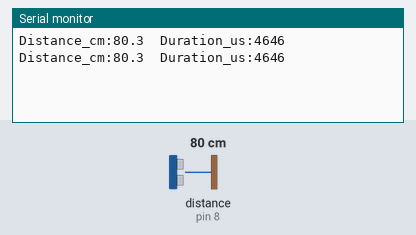
This sketch was run on a simulated Arduino Mega 2560, built with avr-gcc and run on an emulated ATmega2560. Parts: the last lines printed to the serial monitor. Wiring (inferred from the names in the program): ultrasonic range finder: trigger pin 48; echo pin 8. The test bench sets the inputs (shaded band); at power-on: distance to the obstacle (sensor on pin 8) 80 cm. The echo pulse lasts 58.3 µs per cm.

Above: at 1.8 s.
1.9 s: distance to the obstacle (sensor on pin 8) set to 2 cm
At 2.8 s:
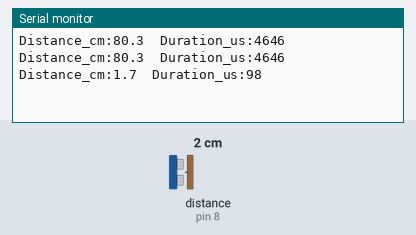
3.4 s: distance to the obstacle (sensor on pin 8) set to 4 cm
At 4.8 s:
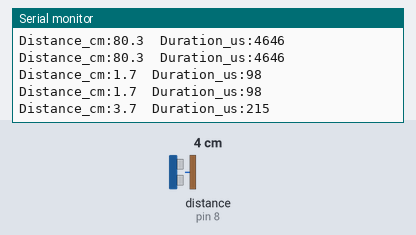
Timing chart, 0 to 6.4 s (numbered marks = the images above; inputs shaded):
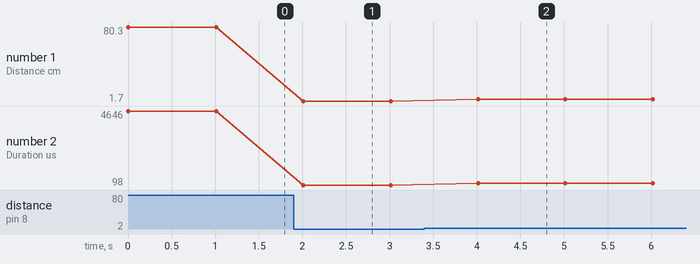

The sketch:

ultrasonic_ranging.ino
```cpp
// Lab 02: distance measurement using an HC-SR04 ultrasonic sensor.
// Temperature is an assumed constant, NOT a reading from a sensor.

const byte TRIG_PIN = 48;
const byte ECHO_PIN = 8;
const float ASSUMED_TEMPERATURE_C = 23.5f;
const unsigned long ECHO_TIMEOUT_US = 30000UL;

void setup() {
  Serial.begin(9600);
  pinMode(TRIG_PIN, OUTPUT);
  pinMode(ECHO_PIN, INPUT);
  digitalWrite(TRIG_PIN, LOW);
}

void loop() {
  digitalWrite(TRIG_PIN, LOW);
  delayMicroseconds(2);
  digitalWrite(TRIG_PIN, HIGH);
  delayMicroseconds(10);
  digitalWrite(TRIG_PIN, LOW);

  const unsigned long durationUs = pulseIn(ECHO_PIN, HIGH, ECHO_TIMEOUT_US);
  if (durationUs == 0) {
    Serial.println(F("No echo (timed out)"));
  } else {
    const float speedOfSoundMetersPerSecond = 331.5f + 0.6f * ASSUMED_TEMPERATURE_C;
    const float distanceCm = durationUs * speedOfSoundMetersPerSecond / 20000.0f;
    Serial.print(F("Distance_cm:"));
    Serial.print(distanceCm, 1);
    Serial.print(F("\tDuration_us:"));
    Serial.println(durationUs);
  }
  delay(1000);
}
```

Measured:
- after the input at 1.9 s, the serial monitor: prints a new line after 0.11 s (image 1)
- after the input at 3.4 s, the serial monitor: prints a new line after 0.62 s (image 2)
- plotted number 1: 80.3 → 1.7 after the input at 1.9 s, 1.7 → 3.7 after the input at 3.4 s
- plotted number 2: 4646 → 98 after the input at 1.9 s, 98 → 216 after the input at 3.4 s
